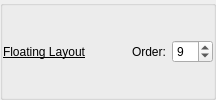
               <widget class="QGroupBox" name="groupBox_75">
                <property name="title">
                 <string/>
                </property>
                <property name="flat">
                 <bool>true</bool>
                </property>
                <layout class="QGridLayout" name="gridLayout_61">
                 <property name="leftMargin">
                  <number>0</number>
                 </property>
                 <property name="topMargin">
                  <number>1</number>
                 </property>
                 <property name="rightMargin">
                  <number>0</number>
                 </property>
                 <property name="bottomMargin">
                  <number>1</number>
                 </property>
                 <property name="verticalSpacing">
                  <number>0</number>
                 </property>
                 <item row="0" column="4">
                  <widget class="QSpinBox" name="kcfg_floatingLayoutOrder">
                   <property name="font">
                    <font>
                     <italic>false</italic>
                     <bold>false</bold>
                     <underline>false</underline>
                    </font>
                   </property>
                   <property name="toolTip">
                    <string>&lt;html&gt;&lt;head/&gt;&lt;body&gt;&lt;p&gt;0 - to disable&lt;/p&gt;&lt;/body&gt;&lt;/html&gt;</string>
                   </property>
                   <property name="maximum">
                    <number>12</number>
                   </property>
                   <property name="value">
                    <number>9</number>
                   </property>
                  </widget>
                 </item>
                 <item row="0" column="2">
                  <spacer name="horizontalSpacer_55">
                   <property name="orientation">
                    <enum>Qt::Orientation::Horizontal</enum>
                   </property>
                   <property name="sizeHint" stdset="0">
                    <size>
                     <width>40</width>
                     <height>20</height>
                    </size>
                   </property>
                  </spacer>
                 </item>
                 <item row="0" column="1">
                  <widget class="QLabel" name="label_103">
                   <property name="font">
                    <font>
                     <italic>false</italic>
                     <bold>false</bold>
                     <underline>true</underline>
                    </font>
                   </property>
                   <property name="text">
                    <string>Floating Layout</string>
                   </property>
                  </widget>
                 </item>
                 <item row="0" column="3">
                  <widget class="QLabel" name="label_104">
                   <property name="font">
                    <font>
                     <italic>false</italic>
                     <bold>false</bold>
                     <underline>false</underline>
                    </font>
                   </property>
                   <property name="text">
                    <string>Order:</string>
                   </property>
                  </widget>
                 </item>
                </layout>
               </widget>
